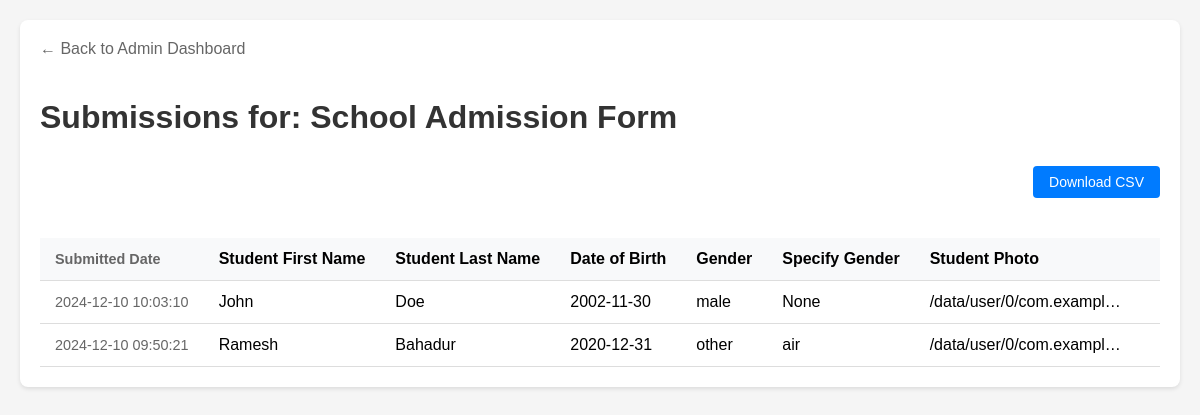
Page /admin/forms/2b9f7b7f-f0f5-4ce6-9eb5-d8db50bca083/submissions on the earlier database version.
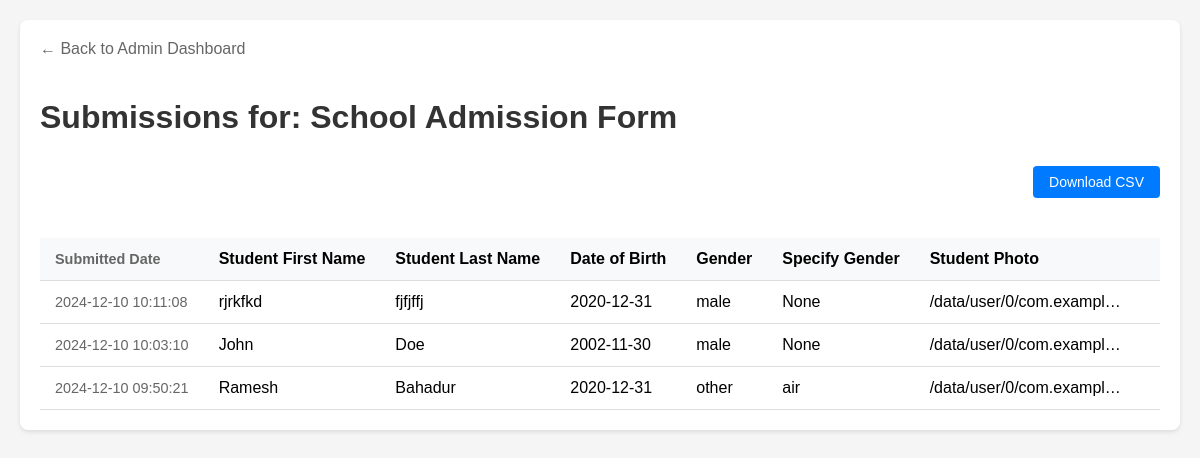
Same page on the later database version.
### app/models/form.py (models this page shows, shortened)
class Form(db.Model):
    __tablename__ = 'forms'
    formId = db.Column(db.String(36), primary_key=True,
                       default=lambda: str(uuid.uuid4()))
    formName = db.Column(db.String(100), nullable=False)
    formPath = db.Column(db.String(255), nullable=False)
    uploadedDate = db.Column(
        db.DateTime, nullable=False, default=datetime.utcnow)

### app/models/submission.py (models this page shows, shortened)
class Submission(db.Model):
    __tablename__ = 'submissions'
    submissionId = db.Column(
        db.String(36), primary_key=True, default=lambda: str(uuid.uuid4()))
    formId = db.Column(db.String(36), db.ForeignKey(
        'forms.formId'), nullable=False)
    submittedDate = db.Column(
        db.DateTime, nullable=False, default=datetime.utcnow)
    submissionPath = db.Column(db.String(255), nullable=False)
    form = db.relationship(
        'Form', backref=db.backref('submissions', lazy=True))

### app/routes/admin.py (the view, shortened to what this page needs)
@bp.route('/forms/<form_id>/submissions')
def list_submissions(form_id):
    try:
        form = Form.query.get_or_404(form_id)
        submissions = Submission.query.filter_by(formId=form_id)\
            .order_by(Submission.submittedDate.desc()).all()
        template_path = os.path.join(
            current_app.config['UPLOAD_FOLDER'], form.formPath)
        with open(template_path, 'r') as f:
            form_template = json.load(f)
        form_fields = []
        for page in form_template['pages']:
            for field in page['fields']:
                form_fields.append({
                    'key': field['key'],
                    'label': field['label'],
                    'type': field['type']
                })
        submission_data = {}
        for submission in submissions:
            file_path = os.path.join(
                current_app.config['SUBMISSION_FOLDER'],
                submission.submissionPath
            )
            if os.path.exists(file_path):
                with open(file_path, 'r') as f:
                    submission_data[submission.submissionId] = json.load(f)
        return render_template('admin/submissions.html',
                               form=form,
                               submissions=submissions,
                               form_fields=form_fields,
                               submission_data=submission_data)
    except Exception as e:
        return render_template('admin/error.html', message=str(e))

### app/templates/admin/submissions.html (shortened to what this page needs)
<!DOCTYPE html>
<html>
<head>
</head>
<body>
    <div class="container">
        <a href="/admin/" class="back-link">← Back to Admin Dashboard</a>
        <h1>Submissions for: {{ form.formName }}</h1>
        {% if submissions %}
        <div class="action-buttons">
            <button onclick="downloadCSV()" class="download-csv-btn">
                Download CSV
            </button>
        </div>
        <div class="submissions-table">
            <table>
                <thead>
                    <tr>
                        <th class="meta-info">Submitted Date</th>
                        {% for field in form_fields %}
                        <th>{{ field['label'] }}</th>
                        {% endfor %}
                    </tr>
                </thead>
                <tbody>
                    {% for submission in submissions %}
                    <tr>
                        <td class="meta-info">{{ submission.submittedDate.strftime('%Y-%m-%d %H:%M:%S') }}</td>
                        {% for field in form_fields %}
                        <td>
                            {% if field['type'] in ['file', 'photo'] and submission_data[submission.submissionId][field['key']] %}
                                {% set file_paths = submission_data[submission.submissionId][field['key']] %}
                                {% if file_paths|length > 0 %}
                                    {{ file_paths|join(', ') }}
                                {% else %}
                                    N/A
                                {% endif %}
                            {% else %}
                                {{ submission_data[submission.submissionId][field['key']]|default('N/A') }}
                            {% endif %}
                        </td>
                        {% endfor %}
                    </tr>
                    {% endfor %}
                </tbody>
            </table>
        </div>
        {% else %}
        <div class="no-submissions">
            No submissions found for this form.
        </div>
        {% endif %}
    </div>
</body>
</html>

### app/templates/admin/submissions.html (style rules this page uses)
body { font-family: Arial, sans-serif; margin: 0; padding: 20px; background-color: #f5f5f5; }
.container { max-width: 1200px; margin: 0 auto; background-color: white; padding: 20px; border-radius: 8px; box-shadow: 0 2px 4px rgba(0,0,0,0.1); }
h1 { color: #333; margin-bottom: 30px; }
.back-link { display: inline-block; margin-bottom: 20px; color: #666; text-decoration: none; }
table { width: 100%; border-collapse: collapse; margin-top: 20px; }
th, td { padding: 12px; text-align: left; border-bottom: 1px solid #ddd; }
th { background-color: #f8f9fa; font-weight: bold; }
.submissions-table { overflow-x: auto; margin-top: 20px; }
.submissions-table table { min-width: 100%; white-space: nowrap; }
.submissions-table th { position: sticky; top: 0; background-color: #f8f9fa; z-index: 1; font-weight: bold; padding: 12px 15px; }
.submissions-table td { padding: 8px 15px; max-width: 200px; overflow: hidden; text-overflow: ellipsis; white-space: nowrap; }
.meta-info { color: #666; font-size: 0.9em; }
.action-buttons { margin: 20px 0; text-align: right; }
.download-csv-btn { display: inline-block; padding: 8px 16px; background-color: #007bff; color: white; text-decoration: none; border-radius: 4px; font-size: 14px; cursor: pointer; border: none; }

Differences in the rows shown:
added Submission: submittedDate "2024-12-10 10:11:08", submission_data "rjrkfkd" "fjfjffj" "2020-12-31" "male" "None", form_fields "/data/user/0/com.exampl…"
